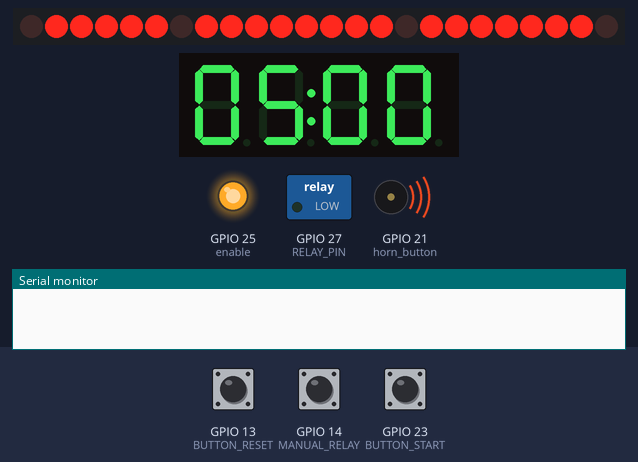
The sketch below on a simulated ESP32. On the bench: 24 shift-register outputs drawn as a row of LEDs (first output left, lit = HIGH), 4-digit seven-segment display, switched loads named in the sketch (green lamp = pin HIGH), output pins drawn as LEDs (lit = HIGH), buzzer (waves = sounding, pin HIGH), the last lines printed to the serial monitor. Wiring (inferred from the names in the program): 3 × shift register (74HC595): data GPIO 33; shift clock GPIO 32; latch GPIO 26. Wiring (inferred from the signals the program sends): row of LEDs: on Q0, Q1, Q2, Q3, Q4, Q5, Q6, Q7, Q8, Q9, Q10, Q11, Q12, Q13, Q14, Q15, Q16, Q17, Q18, Q19, Q20, Q21, Q22, Q23. The test bench sets the inputs (shaded band); at power-on: GPIO 23 (BUTTON_START) HIGH, GPIO 13 (BUTTON_RESET) HIGH, GPIO 14 (MANUAL_RELAY) HIGH. Pins used as bus, display or sensor lines are not drawn.

Above: at 1.2 s.
1.3 s: GPIO 23 (BUTTON_START) pulled LOW for 0.15 s
At 3.1 s:
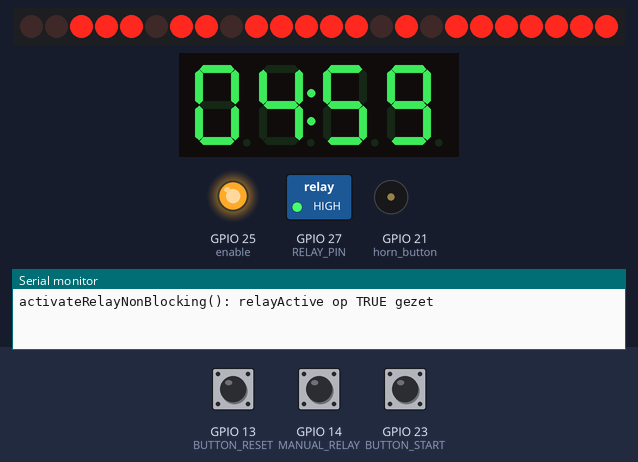
4.4 s: GPIO 13 (BUTTON_RESET) pulled LOW for 0.15 s
At 5.2 s:
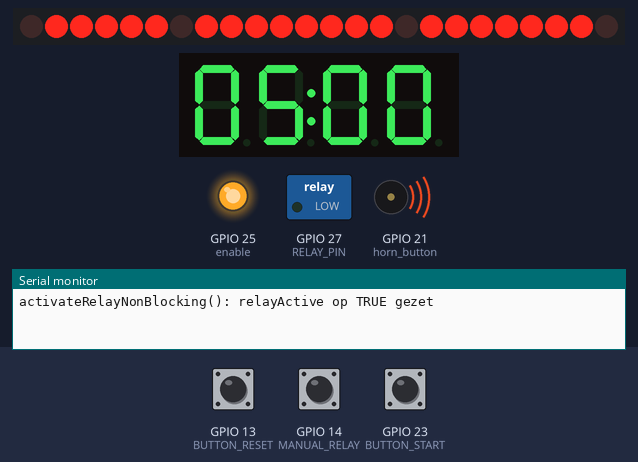
6.0 s: GPIO 14 (MANUAL_RELAY) pulled LOW for 0.15 s
At 6.07 s:
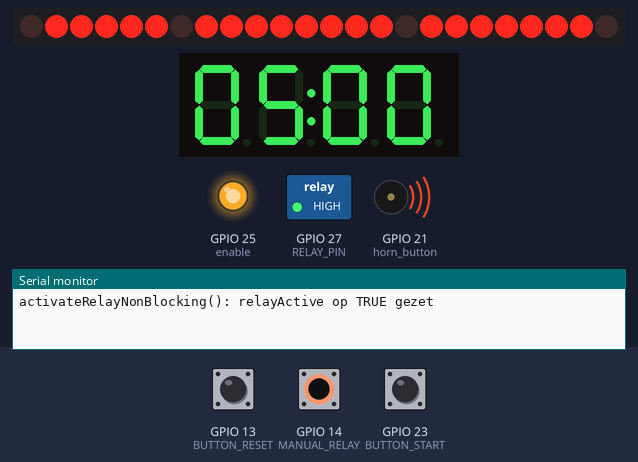
7.6 s: GPIO 23 (BUTTON_START) pulled LOW for 1 s
At 9.9 s:
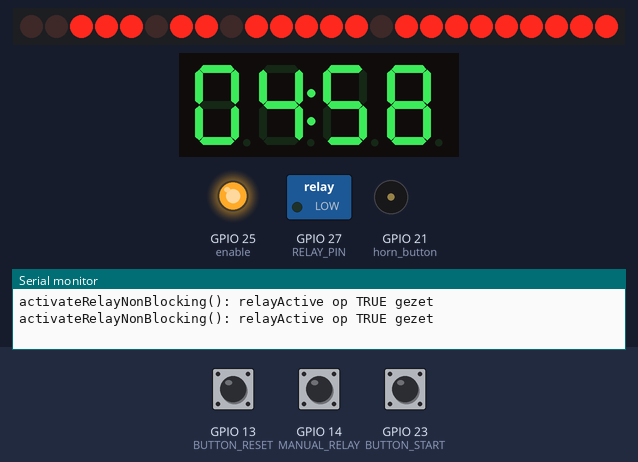
11.6 s: GPIO 13 (BUTTON_RESET) pulled LOW for 1 s
At 13.0 s:
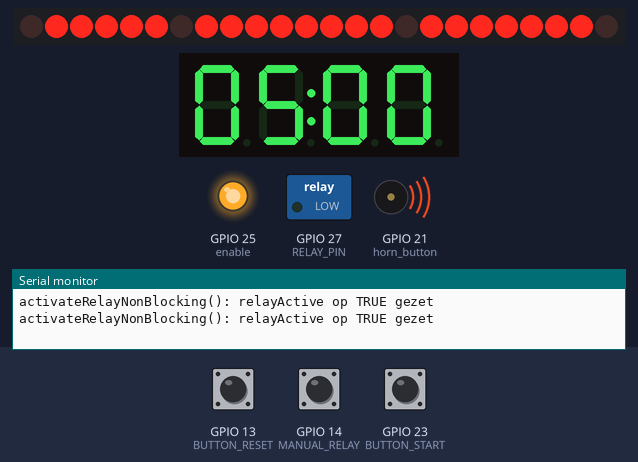
14.1 s: GPIO 14 (MANUAL_RELAY) pulled LOW for 3.2 s
At 15.3 s:
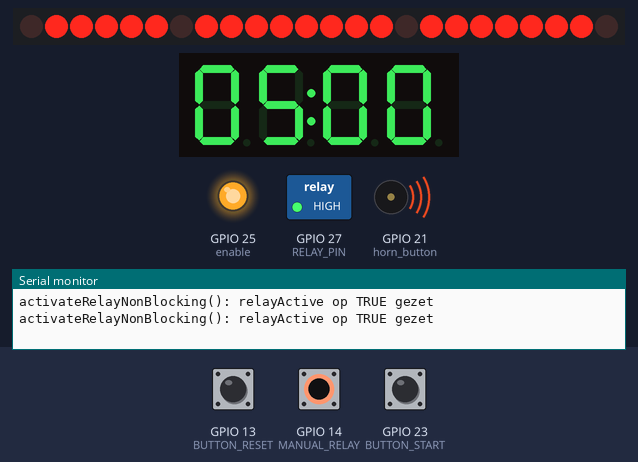
Timing chart, 0 to 18.8 s (numbered marks = the images above; inputs shaded):
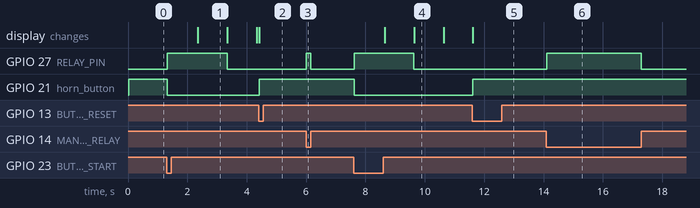

Measured:
- after the input at 1.3 s, GPIO 27 (RELAY_PIN): LOW → HIGH at once, → LOW 2.0 s later; GPIO 21 (horn_button): HIGH → LOW at once; the display: changes after 1.0 s (image 1)
- after the input at 4.4 s, GPIO 21 (horn_button): LOW → HIGH at once; the display: changes at once (image 2)
- after the input at 6.0 s, GPIO 27 (RELAY_PIN): LOW → HIGH at once, → LOW 0.15 s later
- after the input at 7.6 s, GPIO 27 (RELAY_PIN): LOW → HIGH at once, → LOW 2.0 s later; GPIO 21 (horn_button): HIGH → LOW at once; the display: first changes after 1.0 s (image 4 shows a later state)
- after the input at 11.6 s, GPIO 21 (horn_button): LOW → HIGH at once; the display: changes at once (image 5)
- after the input at 14.1 s, GPIO 27 (RELAY_PIN): LOW → HIGH at once, → LOW 3.2 s later
- what the display in image 1 shows lasts 1.0 s, from 2.3 s to 3.3 s

The sketch:

Timer_ZZ_V3.ino
```cpp
#include <TM1637Display.h>
#include <Arduino.h>

// === TM1637 Display Pin configuratie ===
#define CLK 18
#define DIO 19

// === Matrix board Pin configuratie ===
#define dataPin  33
#define clockPin 32
#define latchPin 26
#define enable 25

// === Knoppen en relais pin configuratie ===
#define BUTTON_START 23
#define BUTTON_RESET 13
#define MANUAL_RELAY 14
#define RELAY_PIN 27
#define horn_button 21
#define timer_switch 22

#define DP_ALWAYS_ON 1  // Zet alle decimal points permanent aan

TM1637Display display(CLK, DIO);
byte mapSegments(bool a, bool b, bool c, bool d, bool e, bool f, bool g, bool dp = true) {
  // Nieuwe bitvolgorde:
  // a = bit 5
  // b = bit 6
  // c = bit 2
  // d = bit 1
  // e = bit 0
  // f = bit 4
  // g = bit 7
  // dp = bit 3
  return
    (a  << 5) |  // segment a → bit 5
    (b  << 6) |  // segment b → bit 6
    (c  << 2) |  // segment c → bit 2
    (d  << 1) |  // segment d → bit 1
    (e  << 0) |  // segment e → bit 0
    (f  << 4) |  // segment f → bit 4
    (g  << 7) |  // segment g → bit 7
    (dp << 3);   // decimal point → bit 3
}

const byte digits[10] = {
  mapSegments(1,1,1,1,1,1,0), // 0
  mapSegments(0,1,1,0,0,0,0), // 1
  mapSegments(1,1,0,1,1,0,1), // 2
  mapSegments(1,1,1,1,0,0,1), // 3
  mapSegments(0,1,1,0,0,1,1), // 4
  mapSegments(1,0,1,1,0,1,1), // 5
  mapSegments(1,0,1,1,1,1,1), // 6
  mapSegments(1,1,1,0,0,0,0), // 7
  mapSegments(1,1,1,1,1,1,1), // 8
  mapSegments(1,1,1,1,0,1,1)  // 9
};

void updateShiftRegisterDisplay(int minutes, int seconds) {
  int m = minutes % 10;
  int s1 = seconds / 10;
  int s2 = seconds % 10;

  digitalWrite(latchPin, LOW);
  shiftOut(dataPin, clockPin, MSBFIRST, digits[s2]);   // 1e (links)
  shiftOut(dataPin, clockPin, MSBFIRST, digits[s1]);  // 2e (midden)
  shiftOut(dataPin, clockPin, MSBFIRST, digits[m]);  // 3e (rechts)
  digitalWrite(latchPin, HIGH);
}

void clearShiftRegisterDisplay() {
  digitalWrite(latchPin, LOW);
  shiftOut(dataPin, clockPin, MSBFIRST, 0);
  shiftOut(dataPin, clockPin, MSBFIRST, 0);
  shiftOut(dataPin, clockPin, MSBFIRST, 0);
  digitalWrite(latchPin, HIGH);
}

// === Status en timing ===
volatile bool startPressed = false;
volatile bool resetPressed = false;

bool counting = false;
bool countingUp = false;
bool zero = false;
bool relayActive = false;
bool manualRelayActive = false;

int minutes = 5;
int seconds = 0;

bool triggeredRelay[6] = {false, false, false, false, false, false};

unsigned long previousMillis = 0;
unsigned long relayStartMillis = 0;
unsigned long zeroStartMillis = 0;

// === Interrupt handlers ===
void IRAM_ATTR onStartPress() {
  startPressed = true;
}

void IRAM_ATTR onResetPress() {
  resetPressed = true;
}

void setup() {
  Serial.begin(115200);

  pinMode(BUTTON_START, INPUT_PULLUP);
  pinMode(BUTTON_RESET, INPUT_PULLUP);
  pinMode(MANUAL_RELAY, INPUT_PULLUP);
  pinMode(timer_switch, INPUT_PULLUP);
  pinMode(RELAY_PIN, OUTPUT);
  pinMode(horn_button, OUTPUT);
  pinMode(enable, OUTPUT);
  digitalWrite(RELAY_PIN, LOW);
  digitalWrite(enable, HIGH);

  attachInterrupt(digitalPinToInterrupt(BUTTON_START), onStartPress, FALLING);
  attachInterrupt(digitalPinToInterrupt(BUTTON_RESET), onResetPress, FALLING);

  display.setBrightness(0x0f);
  display.showNumberDecEx(minutes * 100 + seconds, 0b01000000, true);

  pinMode(dataPin, OUTPUT);
  pinMode(clockPin, OUTPUT);
  pinMode(latchPin, OUTPUT);
  updateShiftRegisterDisplay(minutes, seconds);
}

void loop() {
  unsigned long currentMillis = millis();

  if (startPressed) {
    startPressed = false;
    if (!counting) {
      counting = true;
      countingUp = false;
      minutes = 5;
      seconds = 0;
      display.showNumberDecEx(minutes * 100 + seconds, 0b01000000, true);
      updateShiftRegisterDisplay(minutes, seconds);
      for (int i = 0; i < 6; i++) triggeredRelay[i] = false;
      activateRelayNonBlocking();
      previousMillis = millis();
      currentMillis = millis();
      triggeredRelay[5] = true;
    }
  }

  if (resetPressed) {
    resetPressed = false;
    counting = false;
    zero = false;
    countingUp = false;
    relayActive = false;
    minutes = 5;
    seconds = 0;
    for (int i = 0; i < 6; i++) triggeredRelay[i] = false;
    display.showNumberDecEx(minutes * 100 + seconds, 0b01000000, true);
    updateShiftRegisterDisplay(minutes, seconds);
  }

  if (counting && currentMillis - previousMillis >= 1000) {
    previousMillis = currentMillis;

    if (!countingUp) {
      if (seconds == 0) {
        if (minutes > 0) {
          minutes--;
          seconds = 59;
        } else {
          seconds = 0;
          countingUp = true;
          zero = true;
          zeroStartMillis = currentMillis;
        }
      } else {
        seconds--;
      }

      if (seconds == 0 && (
            (minutes == 5 && !triggeredRelay[5]) ||
            (minutes == 4 && !triggeredRelay[4]) ||
            (minutes == 1 && !triggeredRelay[1]) ||
            (minutes == 0 && !triggeredRelay[0])
          )) {
        activateRelayNonBlocking();
        triggeredRelay[minutes] = true;
      }
    } else {
      seconds++;
      if (seconds >= 60) {
        seconds = 0;
        minutes++;
      }

      if (digitalRead(timer_switch) == LOW) {
        if (minutes == 5 && seconds == 0) {
          counting = false;
        }
      } else {
        if (minutes == 4 && seconds == 0) {
          counting = false;
        }
      }
    }

    if (zero) {
      if ((currentMillis - zeroStartMillis) >= 1500) {
        zero = false;
        display.showNumberDecEx(minutes * 100 + seconds, 0b01000000, true);
        updateShiftRegisterDisplay(minutes, seconds);
      } else {
        display.showNumberDecEx(0, 0b01000000, true);
        updateShiftRegisterDisplay(0, 0);
      }
    } else {
      display.showNumberDecEx(minutes * 100 + seconds, 0b01000000, true);
      updateShiftRegisterDisplay(minutes, seconds);
    }
  }

  if ((currentMillis - relayStartMillis >= 2000)) {
    relayActive = false;
  }

  if (countingUp || !counting) {
    digitalWrite(horn_button, HIGH);
    manualRelayActive = (digitalRead(MANUAL_RELAY) == LOW);
  } else {
    digitalWrite(horn_button, LOW);
  }

  bool relayShouldBeOn = manualRelayActive || relayActive;
  digitalWrite(RELAY_PIN, relayShouldBeOn ? HIGH : LOW);
}

// === Functies voor relais ===
void activateRelayNonBlocking() {
  relayActive = true;
  relayStartMillis = millis();
  Serial.println("activateRelayNonBlocking(): relayActive op TRUE gezet");
}

// === Functies voor shift-register display ===
```
